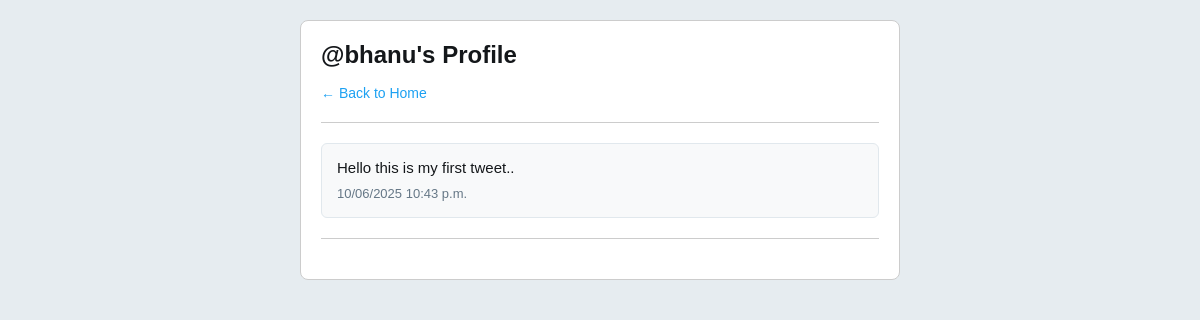
The app's page /user/bhanu/, older data.
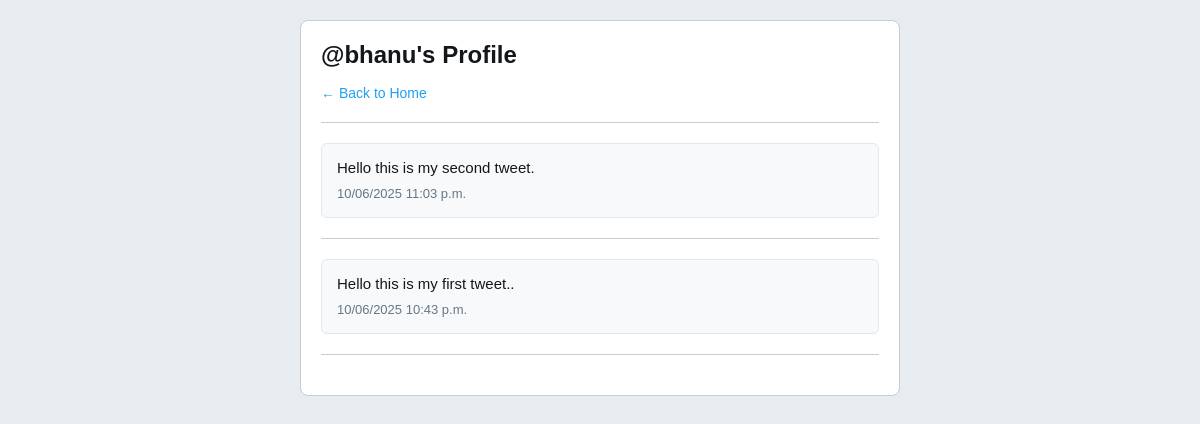
The same page, newer data.
### posts/models.py (models this page shows, shortened)
class Post(models.Model):
    content = models.CharField(max_length=280)
    created_at = models.DateTimeField(auto_now_add=True)
    user = models.ForeignKey(User, on_delete=models.CASCADE)

### posts/views.py (the view)
# urls.py: path('user/<str:username>/', views.profile, name='profile'),
def profile(request, username):
    user = get_object_or_404(User, username=username)
    posts = Post.objects.filter(user=user).order_by('-created_at')
    return render(request, 'profile.html', {'profile_user': user, 'posts': posts})

### posts/templates/profile.html (shortened to what this page needs)
{% load static %}
<!DOCTYPE html>
<html lang="en">
<head>
    <link rel="stylesheet" href="{% static 'style.css' %}">
</head>
<body>
    <main class="profile-container">
        <h2>@{{ profile_user.username }}'s Profile</h2>
        <p><a href="{% url 'home' %}">← Back to Home</a></p>
        <hr>
        {% for post in posts %}
        <div class="post">
            <p>{{ post.content }}</p>
            <small class="date">{{ post.created_at|date:"SHORT_DATETIME_FORMAT" }}</small>
        </div>
        <hr>
        {% empty %}
        <p>No posts yet.</p>
        {% endfor %}
    </main>
</body>
</html>

Row changes from the older to the newer data that the page shows:
added Post: content "Hello this is my second tweet.", created_at "10/06/2025 11:03 p.m."
